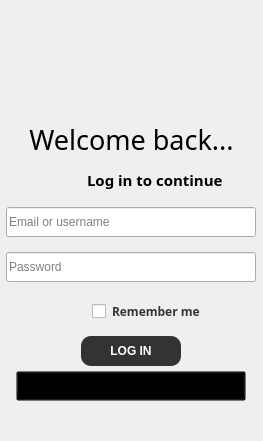
             <widget class="QWidget" name="right_login_page">
              <layout class="QVBoxLayout" name="verticalLayout_3">
               <property name="sizeConstraint">
                <enum>QLayout::SetDefaultConstraint</enum>
               </property>
               <property name="leftMargin">
                <number>0</number>
               </property>
               <property name="topMargin">
                <number>0</number>
               </property>
               <property name="rightMargin">
                <number>0</number>
               </property>
               <property name="bottomMargin">
                <number>0</number>
               </property>
               <item>
                <widget class="QFrame" name="frame">
                 <property name="frameShape">
                  <enum>QFrame::NoFrame</enum>
                 </property>
                 <property name="frameShadow">
                  <enum>QFrame::Plain</enum>
                 </property>
                 <layout class="QVBoxLayout" name="verticalLayout_4">
                  <property name="leftMargin">
                   <number>0</number>
                  </property>
                  <property name="topMargin">
                   <number>0</number>
                  </property>
                  <property name="rightMargin">
                   <number>0</number>
                  </property>
                  <property name="bottomMargin">
                   <number>0</number>
                  </property>
                  <item>
                   <spacer name="verticalSpacer">
                    <property name="orientation">
                     <enum>Qt::Vertical</enum>
                    </property>
                    <property name="sizeHint" stdset="0">
                     <size>
                      <width>20</width>
                      <height>40</height>
                     </size>
                    </property>
                   </spacer>
                  </item>
                  <item alignment="Qt::AlignHCenter">
                   <widget class="QLabel" name="login_photo_label">
                    <property name="minimumSize">
                     <size>
                      <width>120</width>
                      <height>75</height>
                     </size>
                    </property>
                    <property name="maximumSize">
                     <size>
                      <width>160</width>
                      <height>100</height>
                     </size>
                    </property>
                    <property name="styleSheet">
                     <string notr="true"/>
                    </property>
                    <property name="text">
                     <string/>
                    </property>
                    <property name="pixmap">
                     <pixmap>../image/Logo_dark.png</pixmap>
                    </property>
                    <property name="scaledContents">
                     <bool>true</bool>
                    </property>
                    <property name="alignment">
                     <set>Qt::AlignCenter</set>
                    </property>
                   </widget>
                  </item>
                  <item>
                   <widget class="QLabel" name="label_29">
                    <property name="sizePolicy">
                     <sizepolicy hsizetype="Preferred" vsizetype="Preferred">
                      <horstretch>0</horstretch>
                      <verstretch>0</verstretch>
                     </sizepolicy>
                    </property>
                    <property name="font">
                     <font>
                      <family>Rockwell</family>
                      <pointsize>20</pointsize>
                     </font>
                    </property>
                    <property name="text">
                     <string>Welcome back...</string>
                    </property>
                    <property name="scaledContents">
                     <bool>true</bool>
                    </property>
                    <property name="alignment">
                     <set>Qt::AlignCenter</set>
                    </property>
                   </widget>
                  </item>
                  <item>
                   <layout class="QVBoxLayout" name="verticalLayout_2">
                    <property name="leftMargin">
                     <number>0</number>
                    </property>
                    <property name="topMargin">
                     <number>5</number>
                    </property>
                    <property name="rightMargin">
                     <number>0</number>
                    </property>
                    <property name="bottomMargin">
                     <number>10</number>
                    </property>
                    <item>
                     <layout class="QHBoxLayout" name="horizontalLayout_4">
                      <property name="leftMargin">
                       <number>0</number>
                      </property>
                      <item>
                       <spacer name="horizontalSpacer_4">
                        <property name="orientation">
                         <enum>Qt::Horizontal</enum>
                        </property>
                        <property name="sizeType">
                         <enum>QSizePolicy::MinimumExpanding</enum>
                        </property>
                        <property name="sizeHint" stdset="0">
                         <size>
                          <width>87</width>
                          <height>20</height>
                         </size>
                        </property>
                       </spacer>
                      </item>
                      <item>
                       <widget class="QLabel" name="label_11">
                        <property name="font">
                         <font>
                          <family>Dubai Light</family>
                          <pointsize>11</pointsize>
                          <weight>75</weight>
                          <bold>true</bold>
                         </font>
                        </property>
                        <property name="text">
                         <string>Log in to continue</string>
                        </property>
                        <property name="scaledContents">
                         <bool>true</bool>
                        </property>
                       </widget>
                      </item>
                      <item>
                       <spacer name="horizontalSpacer_3">
                        <property name="orientation">
                         <enum>Qt::Horizontal</enum>
                        </property>
                        <property name="sizeHint" stdset="0">
                         <size>
                          <width>40</width>
                          <height>20</height>
                         </size>
                        </property>
                       </spacer>
                      </item>
                     </layout>
                    </item>
                    <item>
                     <layout class="QVBoxLayout" name="verticalLayout_8">
                      <property name="spacing">
                       <number>15</number>
                      </property>
                      <property name="sizeConstraint">
                       <enum>QLayout::SetMinimumSize</enum>
                      </property>
                      <property name="topMargin">
                       <number>10</number>
                      </property>
                      <property name="rightMargin">
                       <number>0</number>
                      </property>
                      <property name="bottomMargin">
                       <number>5</number>
                      </property>
                      <item alignment="Qt::AlignHCenter">
                       <widget class="QWidget" name="widget_2" native="true">
                        <property name="minimumSize">
                         <size>
                          <width>250</width>
                          <height>30</height>
                         </size>
                        </property>
                        <property name="maximumSize">
                         <size>
                          <width>16777215</width>
                          <height>30</height>
                         </size>
                        </property>
                        <widget class="QLabel" name="label_3">
                         <property name="geometry">
                          <rect>
                           <x>10</x>
                           <y>7</y>
                           <width>16</width>
                           <height>16</height>
                          </rect>
                         </property>
                         <property name="text">
                          <string/>
                         </property>
                         <property name="pixmap">
                          <pixmap resource="../Qss/icons/_icons.qrc">:/font_awesome_solid/icons/font_awesome/solid/user.png</pixmap>
                         </property>
                         <property name="scaledContents">
                          <bool>true</bool>
                         </property>
                        </widget>
                        <widget class="QLineEdit" name="login_username_lineEdit">
                         <property name="geometry">
                          <rect>
                           <x>0</x>
                           <y>0</y>
                           <width>250</width>
                           <height>30</height>
                          </rect>
                         </property>
                         <property name="minimumSize">
                          <size>
                           <width>250</width>
                           <height>30</height>
                          </size>
                         </property>
                         <property name="styleSheet">
                          <string notr="true"/>
                         </property>
                         <property name="placeholderText">
                          <string>Email or username</string>
                         </property>
                        </widget>
                        <zorder>login_username_lineEdit</zorder>
                        <zorder>label_3</zorder>
                       </widget>
                      </item>
                      <item alignment="Qt::AlignHCenter">
                       <widget class="QWidget" name="widget_4" native="true">
                        <property name="minimumSize">
                         <size>
                          <width>250</width>
                          <height>30</height>
                         </size>
                        </property>
                        <property name="maximumSize">
                         <size>
                          <width>16777215</width>
                          <height>30</height>
                         </size>
                        </property>
                        <widget class="QLabel" name="label_4">
                         <property name="geometry">
                          <rect>
                           <x>10</x>
                           <y>7</y>
                           <width>16</width>
                           <height>16</height>
                          </rect>
                         </property>
                         <property name="text">
                          <string/>
                         </property>
                         <property name="pixmap">
                          <pixmap resource="../Qss/icons/_icons.qrc">:/font_awesome_solid/icons/font_awesome/solid/unlock-keyhole.png</pixmap>
                         </property>
                         <property name="scaledContents">
                          <bool>true</bool>
                         </property>
                        </widget>
                        <widget class="QLineEdit" name="login_password_lineEdit">
                         <property name="geometry">
                          <rect>
                           <x>0</x>
                           <y>0</y>
                           <width>250</width>
                           <height>30</height>
                          </rect>
                         </property>
                         <property name="minimumSize">
                          <size>
                           <width>250</width>
                           <height>30</height>
                          </size>
                         </property>
                         <property name="styleSheet">
                          <string notr="true"/>
                         </property>
                         <property name="echoMode">
                          <enum>QLineEdit::PasswordEchoOnEdit</enum>
                         </property>
                         <property name="placeholderText">
                          <string>Password</string>
                         </property>
                        </widget>
                        <zorder>login_password_lineEdit</zorder>
                        <zorder>label_4</zorder>
                       </widget>
                      </item>
                      <item>
                       <layout class="QHBoxLayout" name="horizontalLayout">
                        <property name="leftMargin">
                         <number>0</number>
                        </property>
                        <item>
                         <spacer name="horizontalSpacer_5">
                          <property name="orientation">
                           <enum>Qt::Horizontal</enum>
                          </property>
                          <property name="sizeType">
                           <enum>QSizePolicy::MinimumExpanding</enum>
                          </property>
                          <property name="sizeHint" stdset="0">
                           <size>
                            <width>87</width>
                            <height>20</height>
                           </size>
                          </property>
                         </spacer>
                        </item>
                        <item>
                         <widget class="QCheckBox" name="login_rememberme_checkBox">
                          <property name="maximumSize">
                           <size>
                            <width>16777215</width>
                            <height>35</height>
                           </size>
                          </property>
                          <property name="font">
                           <font>
                            <family>Dubai Light</family>
                            <pointsize>9</pointsize>
                            <weight>75</weight>
                            <bold>true</bold>
                           </font>
                          </property>
                          <property name="styleSheet">
                           <string notr="true">margin:5px; color:#353535;</string>
                          </property>
                          <property name="text">
                           <string>Remember me</string>
                          </property>
                         </widget>
                        </item>
                        <item>
                         <spacer name="horizontalSpacer_6">
                          <property name="orientation">
                           <enum>Qt::Horizontal</enum>
                          </property>
                          <property name="sizeHint" stdset="0">
                           <size>
                            <width>40</width>
                            <height>20</height>
                           </size>
                          </property>
                         </spacer>
                        </item>
                       </layout>
                      </item>
                     </layout>
                    </item>
                    <item>
                     <layout class="QVBoxLayout" name="verticalLayout_5">
                      <property name="spacing">
                       <number>5</number>
                      </property>
                      <property name="topMargin">
                       <number>0</number>
                      </property>
                      <property name="bottomMargin">
                       <number>30</number>
                      </property>
                      <item alignment="Qt::AlignHCenter">
                       <widget class="QPushButton" name="login_button">
                        <property name="minimumSize">
                         <size>
                          <width>100</width>
                          <height>30</height>
                         </size>
                        </property>
                        <property name="maximumSize">
                         <size>
                          <width>230</width>
                          <height>30</height>
                         </size>
                        </property>
                        <property name="font">
                         <font>
                          <family>Nirmala UI</family>
                          <weight>75</weight>
                          <bold>true</bold>
                         </font>
                        </property>
                        <property name="cursor">
                         <cursorShape>PointingHandCursor</cursorShape>
                        </property>
                        <property name="styleSheet">
                         <string notr="true">background-color:#333;color:white; border-radius:10</string>
                        </property>
                        <property name="text">
                         <string>LOG IN</string>
                        </property>
                       </widget>
                      </item>
                      <item alignment="Qt::AlignHCenter">
                       <widget class="QPushButton" name="to_signup_button">
                        <property name="minimumSize">
                         <size>
                          <width>230</width>
                          <height>30</height>
                         </size>
                        </property>
                        <property name="maximumSize">
                         <size>
                          <width>500</width>
                          <height>30</height>
                         </size>
                        </property>
                        <property name="font">
                         <font>
                          <family>Myanmar Text</family>
                          <pointsize>7</pointsize>
                          <weight>75</weight>
                          <bold>true</bold>
                         </font>
                        </property>
                        <property name="cursor">
                         <cursorShape>PointingHandCursor</cursorShape>
                        </property>
                        <property name="styleSheet">
                         <string notr="true">background:transparent</string>
                        </property>
                        <property name="text">
                         <string>You're new here? CREATE A NEW ACCOUNT</string>
                        </property>
                       </widget>
                      </item>
                     </layout>
                    </item>
                   </layout>
                  </item>
                 </layout>
                </widget>
               </item>
              </layout>
             </widget>
